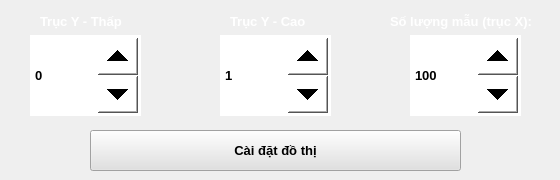
   <widget class="QWidget" name="tab">
    <attribute name="title">
     <string>       Đồ thị       </string>
    </attribute>
    <widget class="QLabel" name="label_15">
     <property name="geometry">
      <rect>
       <x>40</x>
       <y>10</y>
       <width>101</width>
       <height>22</height>
      </rect>
     </property>
     <property name="font">
      <font>
       <pointsize>10</pointsize>
       <bold>true</bold>
      </font>
     </property>
     <property name="styleSheet">
      <string notr="true">color: rgb(255, 255, 255);</string>
     </property>
     <property name="text">
      <string>Trục Y - Thấp</string>
     </property>
    </widget>
    <widget class="QLabel" name="label_16">
     <property name="geometry">
      <rect>
       <x>230</x>
       <y>10</y>
       <width>91</width>
       <height>22</height>
      </rect>
     </property>
     <property name="font">
      <font>
       <pointsize>10</pointsize>
       <bold>true</bold>
      </font>
     </property>
     <property name="styleSheet">
      <string notr="true">color: rgb(255, 255, 255);</string>
     </property>
     <property name="text">
      <string>Trục Y - Cao</string>
     </property>
    </widget>
    <widget class="QSpinBox" name="spinBox_AxisY_Range_Min">
     <property name="geometry">
      <rect>
       <x>30</x>
       <y>35</y>
       <width>111</width>
       <height>81</height>
      </rect>
     </property>
     <property name="font">
      <font>
       <pointsize>10</pointsize>
       <bold>true</bold>
      </font>
     </property>
     <property name="styleSheet">
      <string notr="true">QSpinBox
{
background-color: rgb(255, 255, 255);
color: rgb(0, 0, 0);
}
QSpinBox::up-button
{
    min-width:40px;
    min-height: 20px;
}
QSpinBox::down-button
{
    min-width: 40px;
    min-height: 20px;
}</string>
     </property>
     <property name="minimum">
      <number>-9999999</number>
     </property>
     <property name="maximum">
      <number>9999999</number>
     </property>
     <property name="value">
      <number>0</number>
     </property>
    </widget>
    <widget class="QSpinBox" name="spinBox_AxisY_Range_Max">
     <property name="geometry">
      <rect>
       <x>220</x>
       <y>35</y>
       <width>111</width>
       <height>81</height>
      </rect>
     </property>
     <property name="font">
      <font>
       <pointsize>10</pointsize>
       <bold>true</bold>
      </font>
     </property>
     <property name="styleSheet">
      <string notr="true">QSpinBox
{
background-color: rgb(255, 255, 255);
color: rgb(0, 0, 0);
}
QSpinBox::up-button
{
    min-width:40px;
    min-height: 20px;
}
QSpinBox::down-button
{
    min-width: 40px;
    min-height: 20px;
}</string>
     </property>
     <property name="minimum">
      <number>-9999999</number>
     </property>
     <property name="maximum">
      <number>9999999</number>
     </property>
     <property name="value">
      <number>1</number>
     </property>
    </widget>
    <widget class="QLabel" name="label_17">
     <property name="geometry">
      <rect>
       <x>390</x>
       <y>10</y>
       <width>161</width>
       <height>22</height>
      </rect>
     </property>
     <property name="font">
      <font>
       <pointsize>10</pointsize>
       <bold>true</bold>
      </font>
     </property>
     <property name="styleSheet">
      <string notr="true">color: rgb(255, 255, 255);</string>
     </property>
     <property name="text">
      <string>Số lượng mẫu (trục X):</string>
     </property>
    </widget>
    <widget class="QSpinBox" name="spinBox_AxitX_Range_Max">
     <property name="geometry">
      <rect>
       <x>410</x>
       <y>35</y>
       <width>111</width>
       <height>81</height>
      </rect>
     </property>
     <property name="font">
      <font>
       <pointsize>10</pointsize>
       <bold>true</bold>
      </font>
     </property>
     <property name="styleSheet">
      <string notr="true">QSpinBox
{
background-color: rgb(255, 255, 255);
color: rgb(0, 0, 0);
}
QSpinBox::up-button
{
    min-width:40px;
    min-height: 20px;
}
QSpinBox::down-button
{
    min-width: 40px;
    min-height: 20px;
}</string>
     </property>
     <property name="minimum">
      <number>10</number>
     </property>
     <property name="maximum">
      <number>1000</number>
     </property>
     <property name="value">
      <number>100</number>
     </property>
    </widget>
    <widget class="QPushButton" name="pushButton_SetConfigChart">
     <property name="geometry">
      <rect>
       <x>90</x>
       <y>130</y>
       <width>371</width>
       <height>41</height>
      </rect>
     </property>
     <property name="font">
      <font>
       <pointsize>10</pointsize>
       <bold>true</bold>
      </font>
     </property>
     <property name="styleSheet">
      <string notr="true">background-color: rgb(225, 225, 225);</string>
     </property>
     <property name="text">
      <string>Cài đặt đồ thị</string>
     </property>
    </widget>
   </widget>
